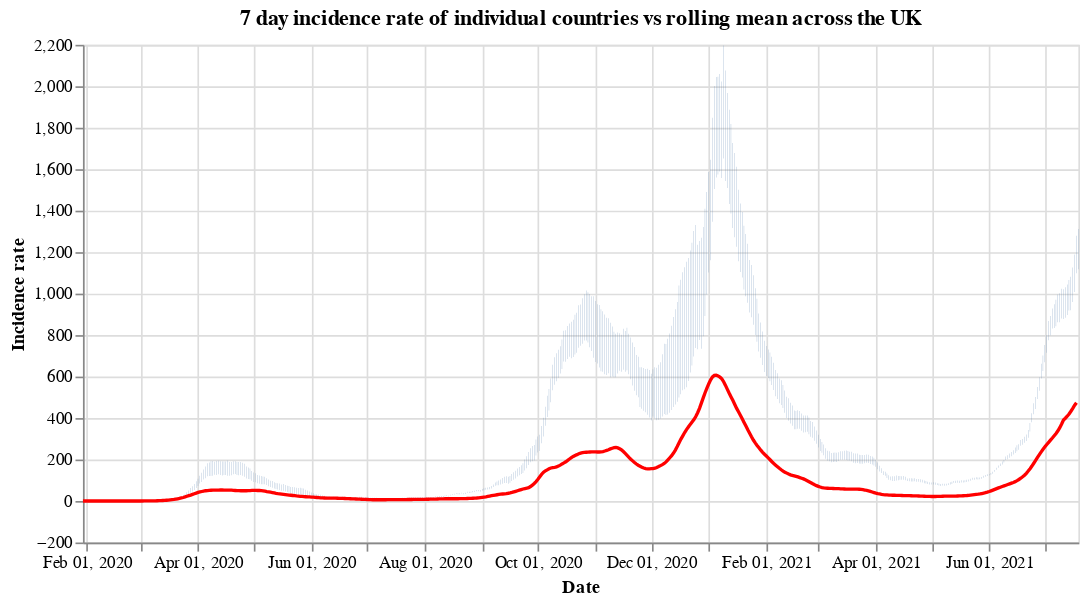

Notebook source saved alongside this figure:
### Code cell
#collapse
countries = uk_cases['areaName'].unique()
countries.sort()

selection = alt.selection_single(
    name='Select',
    fields=['areaName'],
    init={'areaName': 'Wales'},
    bind={'areaName': alt.binding_select(options=countries)}
)

# scatter plot, modify opacity based on selection
bars = alt.Chart(uk_cases).mark_bar().add_selection(
    selection
).encode(
    x=alt.X("yearmonthdate(date):T", axis=alt.Axis(title='Date')),
    y=alt.Y("weeklyCasesRate:Q", axis=alt.Axis(title='Incidence rate')),
    tooltip='weeklyCasesRate:Q',
    opacity=alt.condition(selection, alt.value(1), alt.value(0))
).properties(title=f'7 day incidence rate of individual countries vs rolling mean across the UK', width=600)

line = alt.Chart(overview_cases).mark_line(
    color='red',
    size=2,
).transform_window(
    rolling_mean='mean(weeklyCasesRate)',
    frame=[0, 7]
).encode(
    x='yearmonthdate(date):T',
    y='rolling_mean:Q'
)

alt.layer(bars, line)

### Figure 1 — Vega-Lite specification as saved in the notebook (floating-point values rounded to 4 significant figures; data arrays with more than 128 entries replaced by an {"elided": "..."} marker saying what was removed)
{"config": {"view": {"continuousWidth": 400, "continuousHeight": 300}}, "layer": [{"data": {"name": "data-a428075c18c8fca0661bdc001bffd926"}, "mark": "bar", "encoding": {"opacity": {"condition": {"value": 1, "selection": "Select"}, "value": 0}, "tooltip": {"type": "quantitative", "field": "weeklyCasesRate"}, "x": {"type": "temporal", "axis": {"title": "Date"}, "field": "date", "timeUnit": "yearmonthdate"}, "y": {"type": "quantitative", "axis": {"title": "Incidence rate"}, "field": "weeklyCasesRate"}}, "selection": {"Select": {"type": "single", "fields": ["areaName"], "init": {"areaName": "Wales"}, "bind": {"areaName": {"input": "select", "options": ["England", "Northern Ireland", "Scotland", "Wales"]}}}}, "title": "7 day incidence rate of individual countries vs rolling mean across the UK", "width": 600}, {"data": {"name": "data-4ebe6839448fcf541c50be841dc45af1"}, "mark": {"type": "line", "color": "red", "size": 2}, "encoding": {"x": {"type": "temporal", "field": "date", "timeUnit": "yearmonthdate"}, "y": {"type": "quantitative", "field": "rolling_mean"}}, "transform": [{"window": [{"op": "mean", "field": "weeklyCasesRate", "as": "rolling_mean"}], "frame": [0, 7]}]}], "$schema": "https://vega.github.io/schema/vega-lite/v4.8.1.json", "datasets": {"data-a428075c18c8fca0661bdc001bffd926": {"elided": "2052 records"}, "data-4ebe6839448fcf541c50be841dc45af1": {"elided": "536 records"}}}
